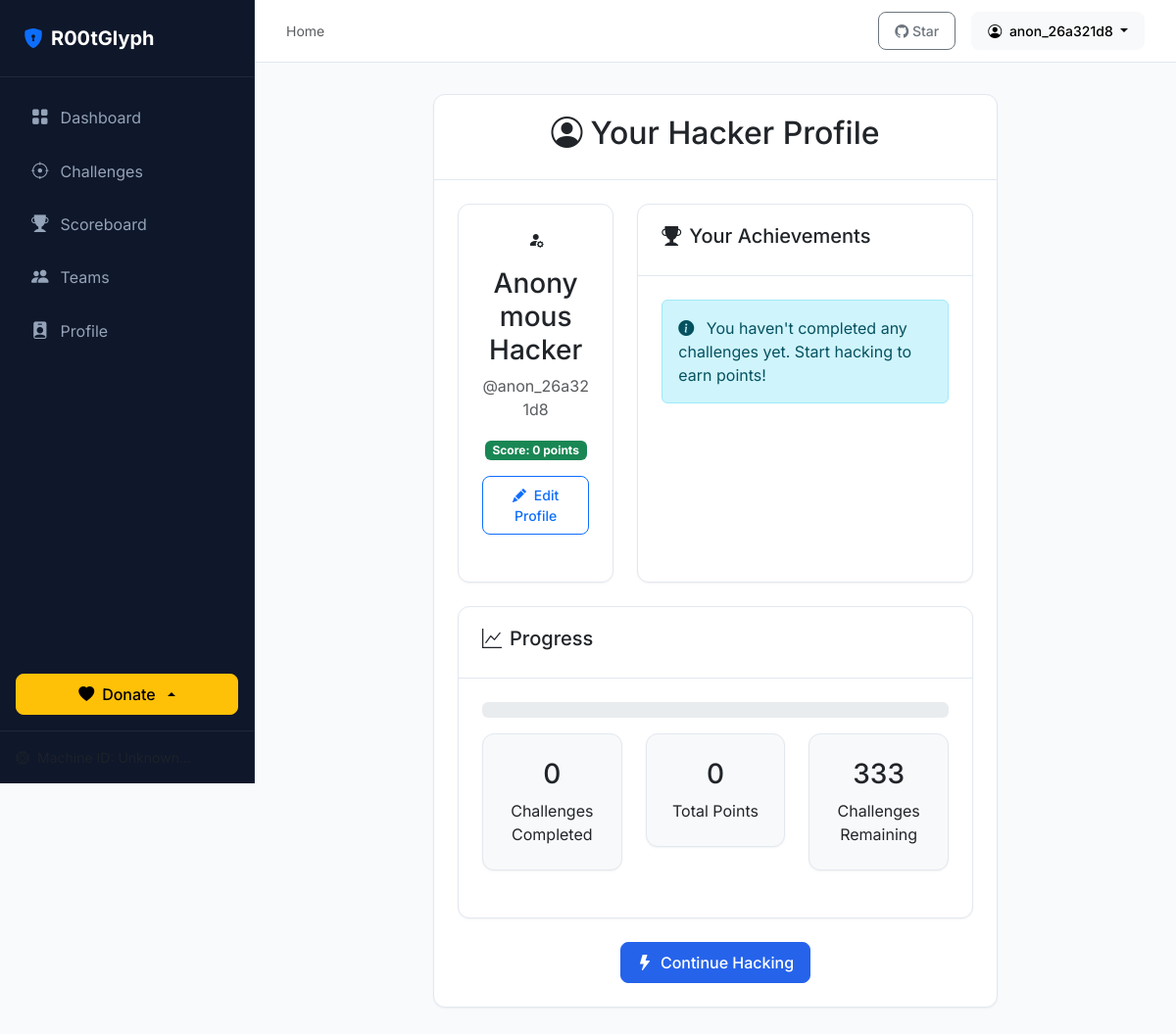
The app's page /profile (signed in) with its own data.
### app/models.py (models this page shows)
class LocalUser(db.Model):
    id = db.Column(db.Integer, primary_key=True)
    username = db.Column(db.String(50), unique=True, nullable=False)
    password_hash = db.Column(db.String(256), nullable=False)
    display_name = db.Column(db.String(50), nullable=False, default='Anonymous Hacker')
    profile_picture = db.Column(db.String(256), nullable=True)
    score = db.Column(db.Integer, default=0, index=True)
    completed_challenges = db.Column(db.Text, default='[]')
    is_admin = db.Column(db.Boolean, default=False)
    team_id = db.Column(db.Integer, db.ForeignKey('team.id', use_alter=True, name='fk_local_user_team_id'), nullable=True)
    created_at = db.Column(db.DateTime, default=lambda: datetime.now(timezone.utc))
    last_active = db.Column(db.DateTime, default=lambda: datetime.now(timezone.utc))
    failed_login_attempts = db.Column(db.Integer, default=0)
    locked_until = db.Column(db.DateTime, nullable=True)
    completions = db.relationship('Challenge', secondary=user_completions, lazy='dynamic', backref=db.backref('completed_by', lazy='dynamic'))

### app/routes/core.py (the view, shortened to what this page needs)
@core_bp.route('/profile', methods=['GET', 'POST'])
@login_required
def profile():
    user = get_current_user()
    completed_challenges = user.completions.all()
    total_challenge_count = Challenge.query.filter_by(active=True).count()
    remaining_challenge_count = total_challenge_count - len(completed_challenges)
    return render_template('profile.html', user=user, completed_challenges=completed_challenges, total_challenge_count=total_challenge_count, remaining_challenge_count=remaining_challenge_count)

### app/utils.py (called while the page is built)
def login_required(f):
    @wraps(f)
    def decorated_function(*args, **kwargs):
        if 'user_id' not in session:
            return redirect(url_for('auth.login', next=request.url))
        return f(*args, **kwargs)
    return decorated_function

def get_current_user():
    if 'user_id' in session:
        return db.session.get(LocalUser, session['user_id'])
    return None

def inject_user():
    return dict(current_user=get_current_user())

### templates/profile.html (shortened to what this page needs)
{% extends 'base.html' %}
{% block content %}
<div class="row">
    <div class="col-md-8 offset-md-2">
        <div class="card">
            <div class="card-header">
                <h2 class="text-center"><i class="bi bi-person-circle me-2"></i>Your Hacker Profile</h2>
            </div>
            <div class="card-body">
                <div class="row mb-4">
                    <div class="col-md-4">
                        <div class="card h-100">
                            <div class="card-body text-center">
                                <div class="mb-3">
                                    {% if user.profile_picture %}
                                    <img src="{{ url_for('static', filename=user.profile_picture) }}"
                                        alt="Profile Picture" class="rounded-circle"
                                        style="width: 150px; height: 150px; object-fit: cover;">
                                    {% else %}
                                    <i class="bi bi-person-fill-gear icon-xxl"></i>
                                    {% endif %}
                                </div>
                                <h3>{{ user.display_name }}</h3>
                                <p class="text-muted">@{{ user.username }}</p>
                                <p class="badge bg-success">Score: {{ user.score }} points</p>
                                <button class="btn btn-outline-primary btn-sm" type="button" data-bs-toggle="collapse"
                                    data-bs-target="#editProfile">
                                    <i class="bi bi-pencil-fill me-1"></i> Edit Profile
                                </button>
                            </div>
                        </div>
                    </div>
                    <div class="col-md-8">
                        <div class="card h-100">
                            <div class="card-header">
                                <h5><i class="bi bi-trophy-fill me-2"></i>Your Achievements</h5>
                            </div>
                            <div class="card-body">
                                {% if completed_challenges %}
                                <div class="list-group">
                                    {% for challenge in completed_challenges %}
                                    <div class="list-group-item d-flex justify-content-between align-items-center">
                                        <div>
                                            <h6 class="mb-0">{{ challenge.name }}</h6>
                                            <small class="text-muted">{{ challenge.category | upper }}</small>
                                        </div>
                                        <span class="badge bg-success">+{{ challenge.points }} pts</span>
                                    </div>
                                    {% endfor %}
                                </div>
                                {% else %}
                                <div class="alert alert-info">
                                    <i class="bi bi-info-circle-fill me-2"></i>
                                    You haven't completed any challenges yet. Start hacking to earn points!
                                </div>
                                {% endif %}
                            </div>
                        </div>
                    </div>
                </div>
                <div class="card">
                    <div class="card-header">
                        <h5><i class="bi bi-graph-up me-2"></i>Progress</h5>
                    </div>
                    <div class="card-body">
                        <div class="progress mb-3 progress-standard">
                            {% set total_challenges = total_challenge_count %}
                            {% set completed = completed_challenges|length %}
                            {% set percentage = (completed / total_challenges * 100)|int if total_challenges > 0 else 0
                            %}
                        </div>
                        <div class="row text-center">
                            <div class="col-md-4">
                                <div class="card bg-light">
                                    <div class="card-body">
                                        <h3>{{ completed_challenges|length }}</h3>
                                        <p class="mb-0">Challenges Completed</p>
                                    </div>
                                </div>
                            </div>
                            <div class="col-md-4">
                                <div class="card bg-light">
                                    <div class="card-body">
                                        <h3>{{ user.score }}</h3>
                                        <p class="mb-0">Total Points</p>
                                    </div>
                                </div>
                            </div>
                            <div class="col-md-4">
                                <div class="card bg-light">
                                    <div class="card-body">
                                        <h3>{{ remaining_challenge_count }}</h3>
                                        <p class="mb-0">Challenges Remaining</p>
                                    </div>
                                </div>
                            </div>
                        </div>
                    </div>
                </div>
                <div class="text-center mt-4">
                    <a href="{{ url_for('core.vulnerabilities') }}" class="btn btn-primary">
                        <i class="bi bi-lightning-fill me-2"></i>Continue Hacking
                    </a>
                </div>
            </div>
        </div>
    </div>
</div>
{% endblock %}

### templates/base.html (shortened to what this page needs)
<!doctype html>
<html lang="en">
    <head>
        <link
            rel="stylesheet"
            href="https://cdn.jsdelivr.net/npm/bootstrap@5.3.0/dist/css/bootstrap.min.css"
        />
        <link
            rel="stylesheet"
            href="https://cdn.jsdelivr.net/npm/bootstrap-icons@1.11.1/font/bootstrap-icons.css"
        />
        <link
            rel="stylesheet"
            href="{{ url_for('static', filename='css/style.css') }}"
        />
    </head>
    <body>
        <div class="app-container">
            <aside class="sidebar">
                <div class="sidebar-header">
                    <a href="{{ url_for('core.index') }}" class="brand-logo">
                        <i class="bi bi-shield-lock-fill text-primary"></i>
                        <span>R00tGlyph</span>
                    </a>
                </div>
                <nav class="sidebar-nav">
                    <div class="nav-item">
                        <a
                            href="{{ url_for('core.index') }}"
                            class="nav-link {{ 'active' if request.endpoint == 'index' }}"
                        >
                            <i class="bi bi-grid-fill"></i> Dashboard
                        </a>
                    </div>
                    <div class="nav-item">
                        <a
                            href="{{ url_for('core.vulnerabilities') }}"
                            class="nav-link {{ 'active' if 'level' in request.endpoint or request.endpoint == 'vulnerabilities' }}"
                        >
                            <i class="bi bi-crosshair"></i> Challenges
                        </a>
                    </div>
                    <div class="nav-item">
                        <a
                            href="{{ url_for('core.scoreboard') }}"
                            class="nav-link {{ 'active' if request.endpoint == 'scoreboard' }}"
                        >
                            <i class="bi bi-trophy-fill"></i> Scoreboard
                        </a>
                    </div>
                    <div class="nav-item">
                        <a
                            href="{{ url_for('teams.teams') }}"
                            class="nav-link {{ 'active' if 'team' in request.endpoint or request.endpoint == 'teams' }}"
                        >
                            <i class="bi bi-people-fill"></i> Teams
                        </a>
                    </div>
                    <div class="nav-item">
                        <a
                            href="{{ url_for('core.profile') }}"
                            class="nav-link {{ 'active' if request.endpoint == 'profile' }}"
                        >
                            <i class="bi bi-person-badge-fill"></i> Profile
                        </a>
                    </div>
                </nav>
                <div class="sidebar-donate mt-auto mb-3 px-3">
                    <div class="dropdown dropup">
                        <button
                            class="btn btn-warning w-100 d-flex align-items-center justify-content-center gap-2 dropdown-toggle"
                            type="button"
                            data-bs-toggle="dropdown"
                            aria-expanded="false"
                        >
                            <i class="bi bi-heart-fill"></i> Donate
                        </button>
                    </div>
                </div>
                <div class="sidebar-footer">
                    <div
                        class="d-flex align-items-center gap-2 text-muted small"
                    >
                        <i class="bi bi-cpu"></i>
                        <span
                            >Machine ID: {{ session.get('machine_id',
                            'Unknown')[:8] }}...</span
                        >
                    </div>
                </div>
            </aside>
            <main class="main-content">
                <header class="top-bar">
                    <div class="breadcrumb-nav">
                        {% block breadcrumb %}
                        <span class="text-muted">Home</span>
                        {% endblock %}
                    </div>
                    <div class="user-menu">
                        <a
                            href="https://github.com/algorethmpwd/R00tGlyph"
                            target="_blank"
                            class="btn btn-sm btn-outline-secondary"
                        >
                            <i class="bi bi-github"></i> Star
                        </a>
                        {% if current_user %}
                        <div class="dropdown">
                            <button
                                class="btn btn-sm btn-light dropdown-toggle"
                                type="button"
                                data-bs-toggle="dropdown"
                            >
                                <i class="bi bi-person-circle me-1"></i> {{
                                current_user.username }}
                            </button>
                        </div>
                        {% endif %}
                    </div>
                </header>
                <div class="content-wrapper">
                    {% block content %}{% endblock %}
                </div>
            </main>
        </div>
    </body>
</html>

### static/css/style.css (style rules this page uses)
:root { --bg-app: #f8fafc; --bg-panel: #ffffff; --bg-sidebar: #0f172a; --text-primary: #1e293b; --text-secondary: #64748b; --text-sidebar: #94a3b8; --text-sidebar-hover: #ffffff; --primary: #2563eb; --primary-hover: #1d4ed8; --success: #10b981; --warning: #f59e0b; --danger: #ef4444; --info: #3b82f6; --border-color: #e2e8f0; --border-sidebar: #1e293b; --radius-sm: 0.375rem; --radius-md: 0.5rem; --radius-lg: 0.75rem; --shadow-sm: 0 1px 2px 0 rgb(0 0 0 / 0.05); --shadow-md: 0 4px 6px -1px rgb(0 0 0 / 0.1); --shadow-lg: 0 10px 15px -3px rgb(0 0 0 / 0.1); }
body { font-family: 'Inter', sans-serif; background-color: var(--bg-app); color: var(--text-primary); overflow-x: hidden; }
.app-container { display: flex; min-height: 100vh; }
.sidebar { width: 260px; background-color: var(--bg-sidebar); color: var(--text-sidebar); display: flex; flex-direction: column; border-right: 1px solid var(--border-sidebar); position: fixed; height: 100vh; z-index: 50; transition: width 0.3s ease; }
.sidebar-header { padding: 1.5rem; border-bottom: 1px solid var(--border-sidebar); }
.brand-logo { font-weight: 700; font-size: 1.25rem; color: #fff; text-decoration: none; display: flex; align-items: center; gap: 0.5rem; }
.sidebar-nav { flex: 1; padding: 1rem; overflow-y: auto; }
.nav-item { margin-bottom: 0.25rem; }
.nav-link { display: flex; align-items: center; gap: 0.75rem; padding: 0.75rem 1rem; border-radius: var(--radius-md); color: var(--text-sidebar); text-decoration: none; transition: all 0.2s; }
.nav-link i { font-size: 1.1rem; }
.sidebar-footer { padding: 1rem; border-top: 1px solid var(--border-sidebar); }
.main-content { flex: 1; margin-left: 260px; display: flex; flex-direction: column; min-width: 0; }
.top-bar { height: 64px; background-color: var(--bg-panel); border-bottom: 1px solid var(--border-color); display: flex; align-items: center; justify-content: space-between; padding: 0 2rem; position: sticky; top: 0; z-index: 40; }
.breadcrumb-nav { font-size: 0.875rem; color: var(--text-secondary); }
.user-menu { display: flex; align-items: center; gap: 1rem; }
.content-wrapper { padding: 2rem; flex: 1; }
.card { background-color: var(--bg-panel); border: 1px solid var(--border-color); border-radius: var(--radius-lg); box-shadow: var(--shadow-sm); margin-bottom: 1.5rem; }
.card-header { background-color: transparent; border-bottom: 1px solid var(--border-color); padding: 1.25rem 1.5rem; font-weight: 600; }
.card-body { padding: 1.5rem; }
.btn { font-weight: 500; border-radius: var(--radius-md); padding: 0.5rem 1rem; transition: all 0.2s; }
.btn-primary { background-color: var(--primary); border-color: var(--primary); }

### records on screen
LocalUser: username "anon_26a321d8", display_name "Anonymous Hacker", score "0"

### other values on screen
{{ completed_challenges|length }} "0"
{{ remaining_challenge_count }} "333"
